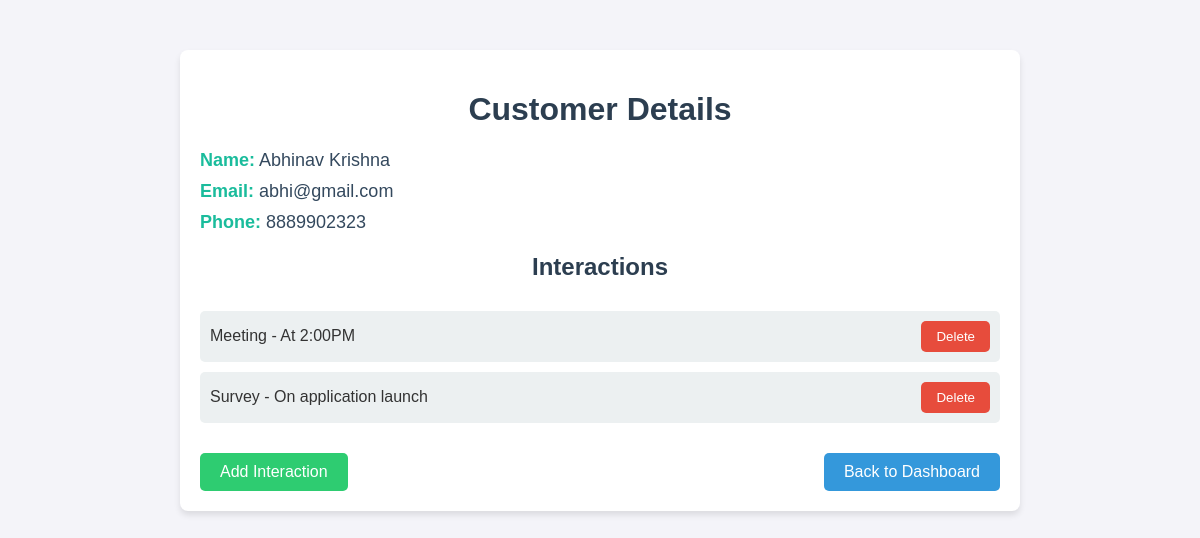
The page /view_customer/1 (signed in) on the database its author committed.
### models.py (models this page shows)
class Customer(db.Model):
    id = db.Column(db.Integer, primary_key=True)
    name = db.Column(db.String(100), nullable=False)
    email = db.Column(db.String(100), nullable=False)
    phone = db.Column(db.String(15))

class Interaction(db.Model):
    id = db.Column(db.Integer, primary_key=True)
    type = db.Column(db.String(50), nullable=False)
    notes = db.Column(db.Text, nullable=True)
    customer_id = db.Column(db.Integer, db.ForeignKey('customer.id'), nullable=False)
    customer = db.relationship('Customer', backref=db.backref('interactions', lazy=True))

### app.py (the view)
@app.route('/view_customer/<int:id>')
@login_required
def view_customer(id):
    customer = Customer.query.get_or_404(id)
    return render_template('view_customer.html', customer=customer)

### app.py (called while the page is built)
@login_manager.user_loader
def load_user(user_id):
    return User.query.get(int(user_id))

### templates/view_customer.html (shortened to what this page needs)
<!DOCTYPE html>
<html lang="en">
  <head>
  </head>
  <body>
    <div class="container">
      <h1>Customer Details</h1>
      <div class="customer-info">
        <p><strong>Name:</strong> {{ customer.name }}</p>
        <p><strong>Email:</strong> {{ customer.email }}</p>
        <p><strong>Phone:</strong> {{ customer.phone }}</p>
      </div>
      <h2>Interactions</h2>
      <div class="interaction-list">
        <ul>
          {% for interaction in customer.interactions %}
          <li>
            <span>{{ interaction.type }} - {{ interaction.notes }}</span>
            <form
              action="{{ url_for('delete_interaction', interaction_id=interaction.id) }}"
              method="POST"
              style="display: inline"
            >
              <button
                type="submit"
                onclick="return confirm('Are you sure you want to delete this interaction?');"
              >
                Delete
              </button>
            </form>
          </li>
          {% endfor %}
        </ul>
      </div>
      <div class="action-links">
        <a href="{{ url_for('add_interaction', customer_id=customer.id) }}">
          <div class="add-interaction">Add Interaction</div>
        </a>
        <a href="{{ url_for('dashboard') }}">
          <div class="back-button">Back to Dashboard</div>
        </a>
      </div>
    </div>
  </body>
</html>

### templates/view_customer.html (style rules this page uses)
body { font-family: Arial, sans-serif; margin: 0; padding: 0; background-color: #f4f4f9; color: #333; }
h1, h2 { text-align: center; color: #2c3e50; }
.container { max-width: 800px; margin: 50px auto; padding: 20px; background-color: #fff; border-radius: 8px; box-shadow: 0 4px 6px rgba(0, 0, 0, 0.1); }
.customer-info p { font-size: 18px; margin: 10px 0; color: #34495e; }
.customer-info strong { color: #1abc9c; }
.interaction-list { margin-top: 30px; }
.interaction-list ul { list-style: none; padding: 0; }
.interaction-list li { padding: 10px; background-color: #ecf0f1; margin-bottom: 10px; border-radius: 5px; display: flex; justify-content: space-between; align-items: center; }
.interaction-list button { background-color: #e74c3c; border: none; color: white; padding: 8px 15px; border-radius: 5px; cursor: pointer; }
.action-links { display: flex; justify-content: space-between; margin-top: 30px; }
.action-links a { text-decoration: none; }
.back-button { background-color: #3498db; color: white; padding: 10px 20px; border-radius: 5px; text-align: center; cursor: pointer; }
.add-interaction { background-color: #2ecc71; color: white; padding: 10px 20px; border-radius: 5px; text-align: center; cursor: pointer; }

### rows shown on the page
Customer: name "Abhinav Krishna", email "abhi@gmail.com", phone "8889902323"
Interaction: type "Meeting", notes "At 2:00PM"
Interaction: type "Survey", notes "On application launch"
